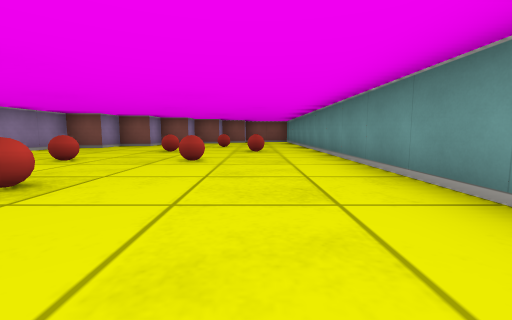
[1] (above)

16 first-person views from a walk through a cub3D ray-caster map. The camera is about half as high as the walls, tilts 6° down and sees 90° across. The floor is counted in squares. Each view is taken from the middle of a square. On the plan, view 1 faces up. The plan holds only what a view shows up to about 9 squares ahead; the rest is blank.

[2]
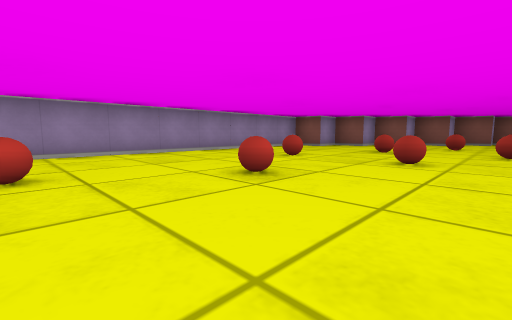

[3]
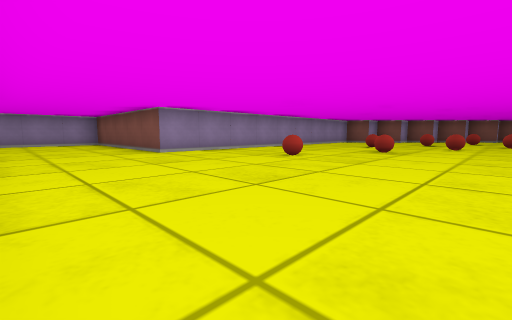

[4]
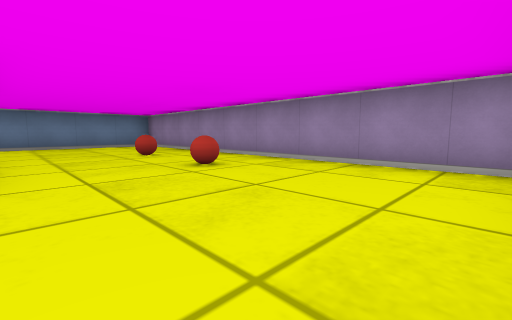

[5]
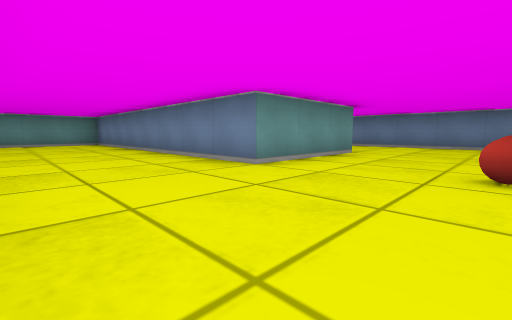

[6]
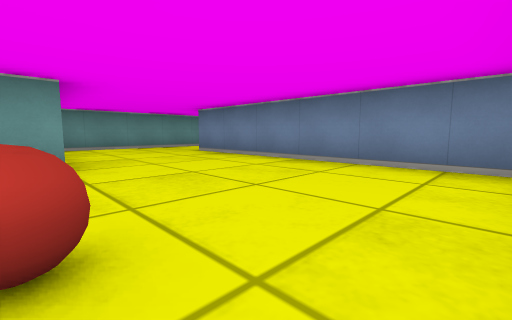

[7]
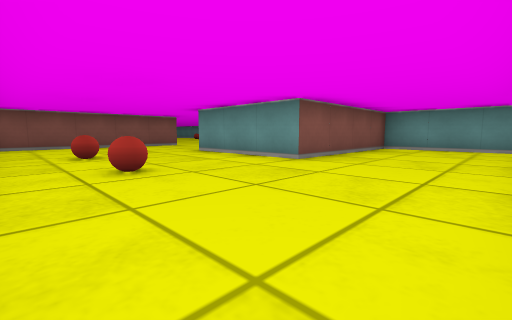

[8]
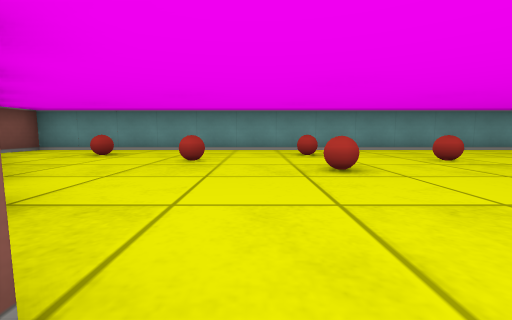

[9]
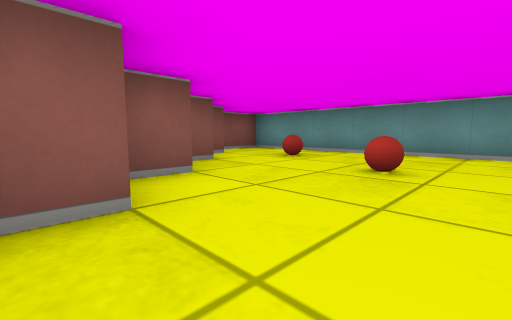

[10]
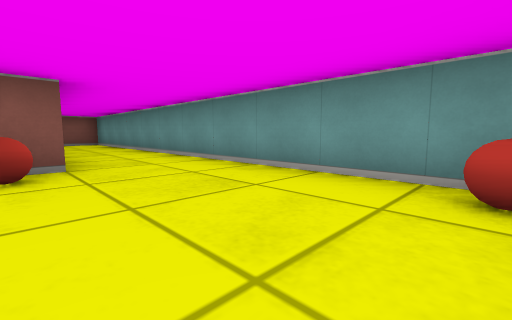

[11]
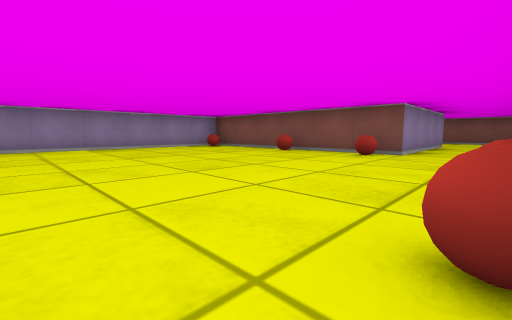

[12]
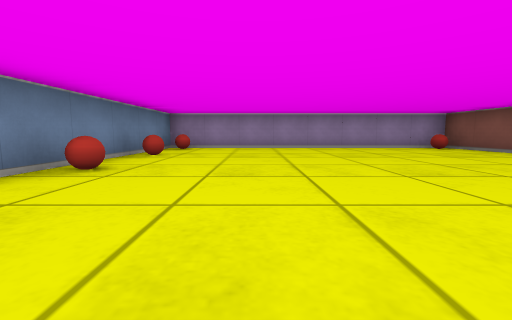

[13]
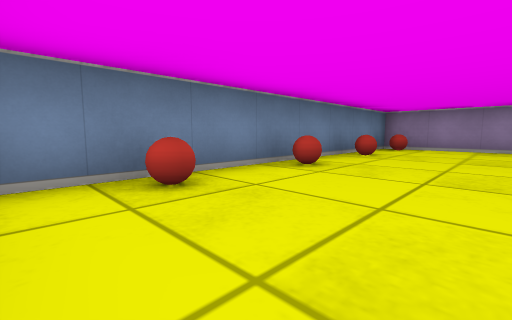

[14]
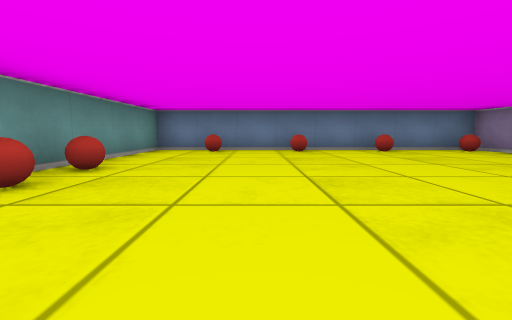

[15]
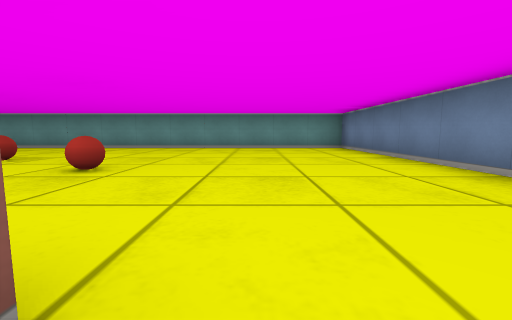

[16]
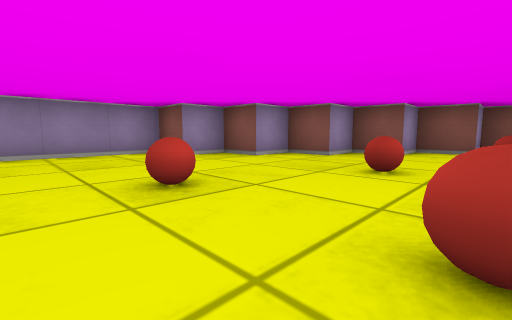

### Floor plan
Points are (right, up) in squares from view 1. A wall is a line through its corners. A room is listed if a view was taken in it or the views show most of it. See-through windows are left out.
Room 1 (views 1, 2, 3, 4, 5, 6, 7, 8, 9, 15, 16)
walls: (-2.5, -10.5) (-2.5, -7.5) (-6.5, -7.5) (-6.5, -4.5) (1.5, -4.5) (1.5, 12.5) (-0.5, 12.5) (-0.5, 11.5) (-1.5, 11.5) (-1.5, 10.5) (-2.5, 10.5) (-2.5, 9.5) (-3.5, 9.5) (-3.5, 8.5) (-4.5, 8.5) (-4.5, 7.5) (-5.5, 7.5) (-5.5, -1.5) (-10.5, -1.5) (-10.5, -10.5) (-4.5, -10.5)
ways out: opening at (-3.5, -11) to room 2
objects: ball (-9, -7); ball (-9, -5); ball (-3, 0); ball (-3, 4); ball (-2, 2); ball (-2, 6); ball (-1, 4); ball (-1, 8); ball (0, 6); ball (0, 10)
Room 2 (views 10, 11, 12, 13, 14)
walls: (-4.5, -10.5) (-4.5, -14.5) (-10.5, -14.5) (-10.5, -22.5) (-2.5, -22.5) (-2.5, -10.5)
ways out: opening at (-3.5, -11) to room 1
objects: ball (-10, -22); ball (-10, -15); ball (-8, -22); ball (-7, -15); ball (-6, -22); ball (-5, -15); ball (-4, -22); ball (-3, -19); ball (-3, -18)

Positions as (right, up) in squares from view 1, and headings:
1: (0, 0), facing up
2: (0, 0), facing up-left
3: (0, -4), facing up-left
4: (-7, -2), facing down-left
5: (-9, -2), facing down-right
6: (-10, -7), facing down-right
7: (-10, -10), facing up-right
8: (-5, 7), facing right
9: (-4, 7), facing up-right
10: (-5, -18), facing up-right
11: (-3, -20), facing up-left
12: (-3, -20), facing left
13: (-3, -20), facing down-left
14: (-5, -16), facing down
15: (-6, -2), facing right
16: (0, 5), facing up-left
